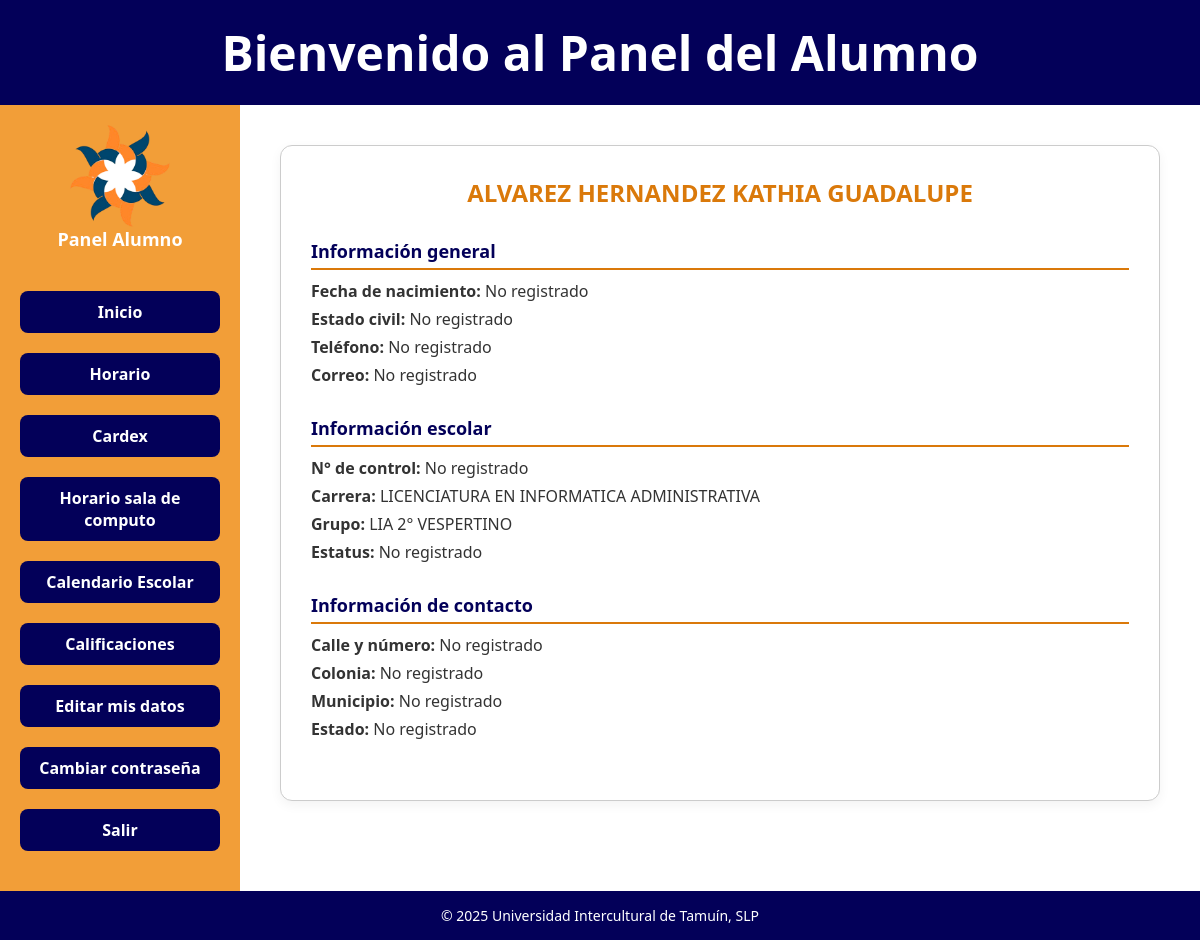
The page /panel_general_alumno.php (signed in) on the database its author committed.
### tables this page shows
CREATE TABLE IF NOT EXISTS `alumnos` (
  `id_alumno` int NOT NULL AUTO_INCREMENT,
  `nombre_completo` varchar(100) NOT NULL,
  `usuario` varchar(20) NOT NULL,
  `contrasena` varchar(255) NOT NULL,
  `id_grupo` int NOT NULL,
  PRIMARY KEY (`id_alumno`),
  UNIQUE KEY `usuario` (`usuario`),
  KEY `id_grupo` (`id_grupo`)
);

CREATE TABLE IF NOT EXISTS `carreras` (
  `id_carrera` int NOT NULL AUTO_INCREMENT,
  `nombre_carrera` varchar(100) NOT NULL,
  PRIMARY KEY (`id_carrera`)
);

CREATE TABLE IF NOT EXISTS `grupos` (
  `id_grupo` int NOT NULL AUTO_INCREMENT,
  `nombre_grupo` varchar(100) NOT NULL,
  `id_carrera` int NOT NULL,
  `id_semestre` int DEFAULT NULL,
  PRIMARY KEY (`id_grupo`),
  KEY `id_carrera` (`id_carrera`),
  KEY `id_semestre` (`id_semestre`)
);

### inicio_alumno.php (the view, shortened to what this page needs)
<?php
include("conexion.php");
$id_alumno = $_SESSION['id_alumno'] ?? null;
$sql = "SELECT a.nombre_completo, g.nombre_grupo, c.nombre_carrera
        FROM alumnos a
        JOIN grupos g ON a.id_grupo = g.id_grupo
        JOIN carreras c ON g.id_carrera = c.id_carrera
        WHERE a.id_alumno = ?";
$stmt = $conn->prepare($sql);
$stmt->bind_param("i", $id_alumno);
$stmt->execute();
$basicos = $stmt->get_result()->fetch_assoc();
$stmt2 = $conn->prepare("SELECT * FROM datos_alumno WHERE id_alumno = ?");
$stmt2->bind_param("i", $id_alumno);
$stmt2->execute();
$extra = $stmt2->get_result()->fetch_assoc();
?>
<div class="card-datos">
  <h2><?= $basicos['nombre_completo'] ?></h2>
  <div class="datos-bloque">
    <h3>Información general</h3>
    <p><strong>Fecha de nacimiento:</strong> <?= $extra['nacimiento'] ?? 'No registrado' ?></p>
    <p><strong>Estado civil:</strong> <?= $extra['estado_civil'] ?? 'No registrado' ?></p>
    <p><strong>Teléfono:</strong> <?= $extra['telefono'] ?? 'No registrado' ?></p>
    <p><strong>Correo:</strong> <?= $extra['correo'] ?? 'No registrado' ?></p>
  </div>
  <div class="datos-bloque">
    <h3>Información escolar</h3>
    <p><strong>N° de control:</strong> <?= $extra['control'] ?? 'No registrado' ?></p>
    <p><strong>Carrera:</strong> <?= $basicos['nombre_carrera'] ?></p>
    <p><strong>Grupo:</strong> <?= $basicos['nombre_grupo'] ?></p>
    <p><strong>Estatus:</strong> <?= $extra['estatus'] ?? 'No registrado' ?></p>
  </div>
  <div class="datos-bloque">
    <h3>Información de contacto</h3>
    <p><strong>Calle y número:</strong> <?= $extra['calle'] ?? 'No registrado' ?></p>
    <p><strong>Colonia:</strong> <?= $extra['colonia'] ?? 'No registrado' ?></p>
    <p><strong>Municipio:</strong> <?= $extra['municipio'] ?? 'No registrado' ?></p>
    <p><strong>Estado:</strong> <?= $extra['estado'] ?? 'No registrado' ?></p>
  </div>
</div>

### panel_general_alumno.css (style rules this page uses)
* { box-sizing: border-box; margin: 0; padding: 0; }
body { font-family: 'Segoe UI', sans-serif; background-color: #f0f4f8; display: flex; flex-direction: column; min-height: 100vh; }
main h2 { color: #da790a; margin-bottom: 20px; }
main p { font-size: 16px; color: #333; margin-bottom: 10px; }
.card-datos { background-color: #ffffff; border: 1px solid #ccc; border-radius: 12px; padding: 30px; box-shadow: 0 4px 12px rgba(0, 0, 0, 0.05); max-width: 900px; margin: 0 auto; }
.card-datos h2 { color: #da790a; text-align: center; margin-bottom: 30px; }
.datos-bloque { margin-bottom: 30px; }
.datos-bloque h3 { color: #030059; font-size: 18px; margin-bottom: 10px; border-bottom: 2px solid #da790a; padding-bottom: 5px; }
.datos-bloque p { font-size: 16px; margin: 6px 0; color: #333; }

### rows shown on the page
alumnos: nombre_completo "ALVAREZ HERNANDEZ KATHIA GUADALUPE", carreras.nombre_carrera "LICENCIATURA EN INFORMATICA ADMINISTRATIVA", id_grupo.nombre_grupo "LIA 2° VESPERTINO"

### other values the page prints
$extra['nacimiento'] "No registrado"
$extra['estado_civil'] "No registrado"
$extra['telefono'] "No registrado"
$extra['correo'] "No registrado"
$extra['control'] "No registrado"
$extra['estatus'] "No registrado"
$extra['calle'] "No registrado"
$extra['colonia'] "No registrado"
$extra['municipio'] "No registrado"
$extra['estado'] "No registrado"
